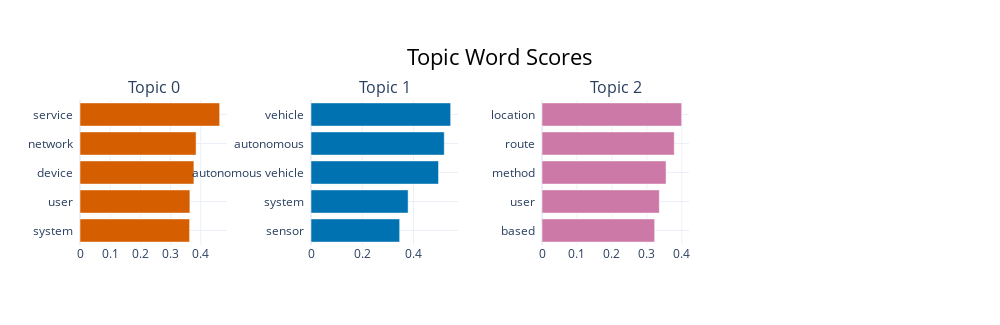

Source (notebook cell):
### Code cell
# New: Utilize additional visualization methods
topic_model.visualize_barchart(top_n_topics=10)

### Figure 1 — Plotly figure (JSON) as saved in the notebook; plotly's stock layout.template omitted (floating-point values rounded to 4 significant figures)
{"data": [{"marker": {"color": "#D55E00"}, "orientation": "h", "type": "bar", "x": [0.3629, 0.3639, 0.3772, 0.3844, 0.4625], "xaxis": "x", "y": ["system  ", "user  ", "device  ", "network  ", "service  "], "yaxis": "y"}, {"marker": {"color": "#0072B2"}, "orientation": "h", "type": "bar", "x": [0.346, 0.379, 0.4977, 0.52, 0.545], "xaxis": "x2", "y": ["sensor  ", "system  ", "autonomous vehicle  ", "autonomous  ", "vehicle  "], "yaxis": "y2"}, {"marker": {"color": "#CC79A7"}, "orientation": "h", "type": "bar", "x": [0.3222, 0.3356, 0.3549, 0.3783, 0.3995], "xaxis": "x3", "y": ["based  ", "user  ", "method  ", "route  ", "location  "], "yaxis": "y3"}], "layout": {"annotations": [{"font": {"size": 16}, "showarrow": false, "text": "Topic 0", "x": 0.0875, "xanchor": "center", "xref": "paper", "y": 1, "yanchor": "bottom", "yref": "paper"}, {"font": {"size": 16}, "showarrow": false, "text": "Topic 1", "x": 0.3625, "xanchor": "center", "xref": "paper", "y": 1, "yanchor": "bottom", "yref": "paper"}, {"font": {"size": 16}, "showarrow": false, "text": "Topic 2", "x": 0.6375, "xanchor": "center", "xref": "paper", "y": 1, "yanchor": "bottom", "yref": "paper"}], "height": 325, "hoverlabel": {"bgcolor": "white", "font": {"family": "Rockwell", "size": 16}}, "showlegend": false, "title": {"font": {"color": "Black", "size": 22}, "text": "Topic Word Scores", "x": 0.5, "xanchor": "center", "yanchor": "top"}, "width": 1000, "xaxis": {"anchor": "y", "domain": [0, 0.175], "showgrid": true}, "xaxis2": {"anchor": "y2", "domain": [0.275, 0.45], "showgrid": true}, "xaxis3": {"anchor": "y3", "domain": [0.55, 0.725], "showgrid": true}, "xaxis4": {"anchor": "y4", "domain": [0.825, 1], "showgrid": true}, "yaxis": {"anchor": "x", "domain": [0, 1], "showgrid": true}, "yaxis2": {"anchor": "x2", "domain": [0, 1], "showgrid": true}, "yaxis3": {"anchor": "x3", "domain": [0, 1], "showgrid": true}, "yaxis4": {"anchor": "x4", "domain": [0, 1], "showgrid": true}}}
